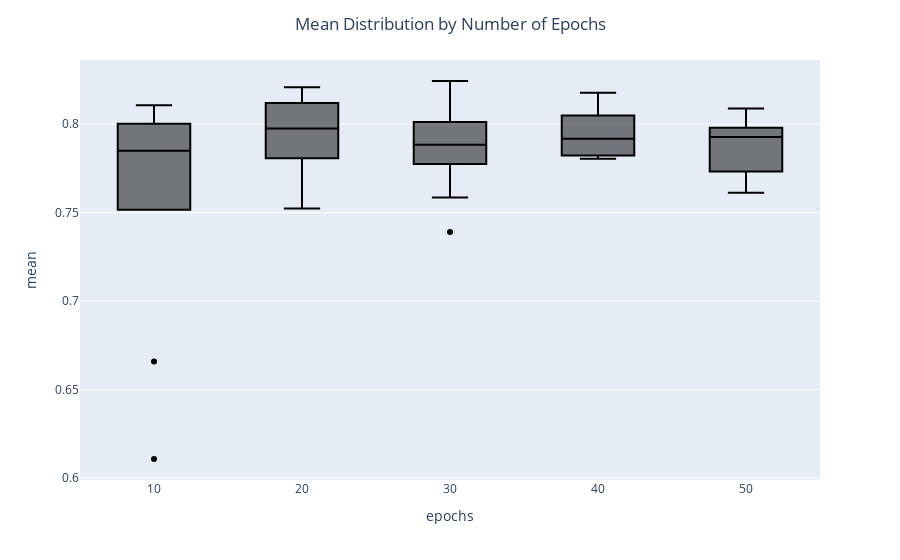

Write notebook code for a chart like this one.
### Code cell
fig = px.box(df, x='epochs', y='mean', color_discrete_sequence=['black'])
fig.update_layout(title_text='Mean Distribution by Number of Epochs', title_x=0.5)
fig.show()

### Figure 1 — Plotly figure (JSON) as saved in the notebook; plotly's stock layout.template omitted (floating-point values rounded to 4 significant figures)
{"data": [{"alignmentgroup": "True", "hovertemplate": "epochs=%{x}<br>mean=%{y}<extra></extra>", "legendgroup": "", "marker": {"color": "black"}, "name": "", "notched": false, "offsetgroup": "", "orientation": "v", "showlegend": false, "type": "box", "x": [10, 10, 10, 10, 10, 10, 10, 10, 10, 10, 20, 20, 20, 20, 20, 20, 20, 20, 20, 20, 30, 30, 30, 30, 30, 30, 30, 30, 30, 30, 40, 40, 40, 40, 40, 40, 40, 40, 40, 40, 50, 50, 50, 50, 50, 50, 50, 50, 50, 50], "x0": " ", "xaxis": "x", "y": [0.8107, 0.7875, 0.6107, 0.8002, 0.7763, 0.7976, 0.7824, 0.6658, 0.8086, 0.7516, 0.8208, 0.7523, 0.7892, 0.8059, 0.8079, 0.812, 0.8181, 0.7807, 0.7625, 0.7831, 0.79, 0.8008, 0.7391, 0.7868, 0.7585, 0.7776, 0.8013, 0.8244, 0.8127, 0.7828, 0.7823, 0.7894, 0.7892, 0.8049, 0.7985, 0.7804, 0.7941, 0.7821, 0.8073, 0.8177, 0.7949, 0.7914, 0.8089, 0.7682, 0.7613, 0.7994, 0.7942, 0.7732, 0.783, 0.798], "y0": " ", "yaxis": "y"}], "layout": {"boxmode": "group", "legend": {"tracegroupgap": 0}, "margin": {"t": 60}, "title": {"text": "Mean Distribution by Number of Epochs", "x": 0.5}, "xaxis": {"anchor": "y", "domain": [0, 1], "title": {"text": "epochs"}}, "yaxis": {"anchor": "x", "domain": [0, 1], "title": {"text": "mean"}}}}
